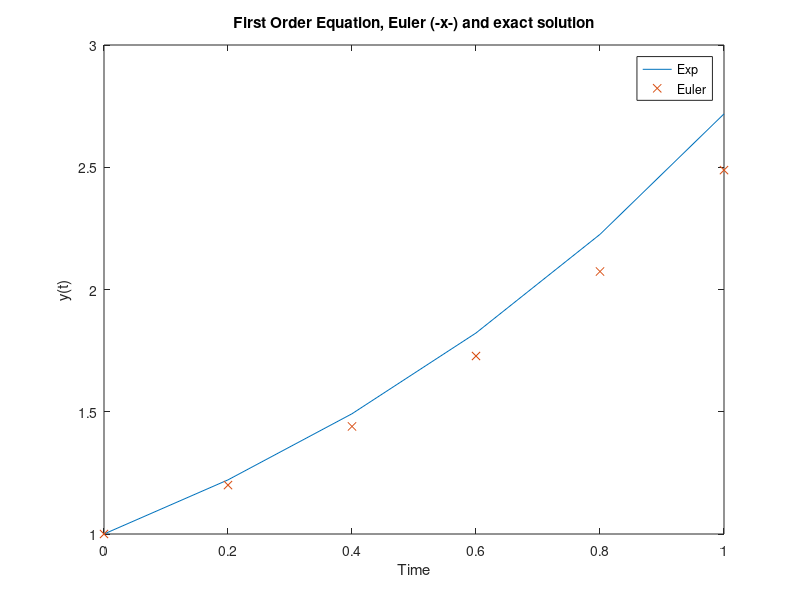

Here is the MATLAB script that generated this plot:
% P6_19.M Test Euler method on Dy=y with h=0.2.
% y(n+1)=y(n)+hy(n)=(1+h)y(n)
clear
n=5
y(1)=1
T(1)=0
yexact(1)=1
yerror(1)=0
h=0.2
for I=1:n;
 T(I+1)=I*h;
 y(I+1)=y(I)*(1+h);
 yexact(I+1)=exp(I*h);
 yerror(I+1)=y(I+1)-yexact(I+1);
end;
test=[T' y' yexact' yerror'];
disp('       t        yn       exp      error')
disp(' ')
disp(test)
pause
clf
plot(T,yexact,'-',T, y,'x')
title('First Order Equation, Euler (-x-) and exact solution')
xlabel('Time')
ylabel('y(t)')
legend('Exp', 'Euler')
%
% Add comments to explain the operation of the M-file.
% Add an fprintf statement before the pause to explain
%  the display
